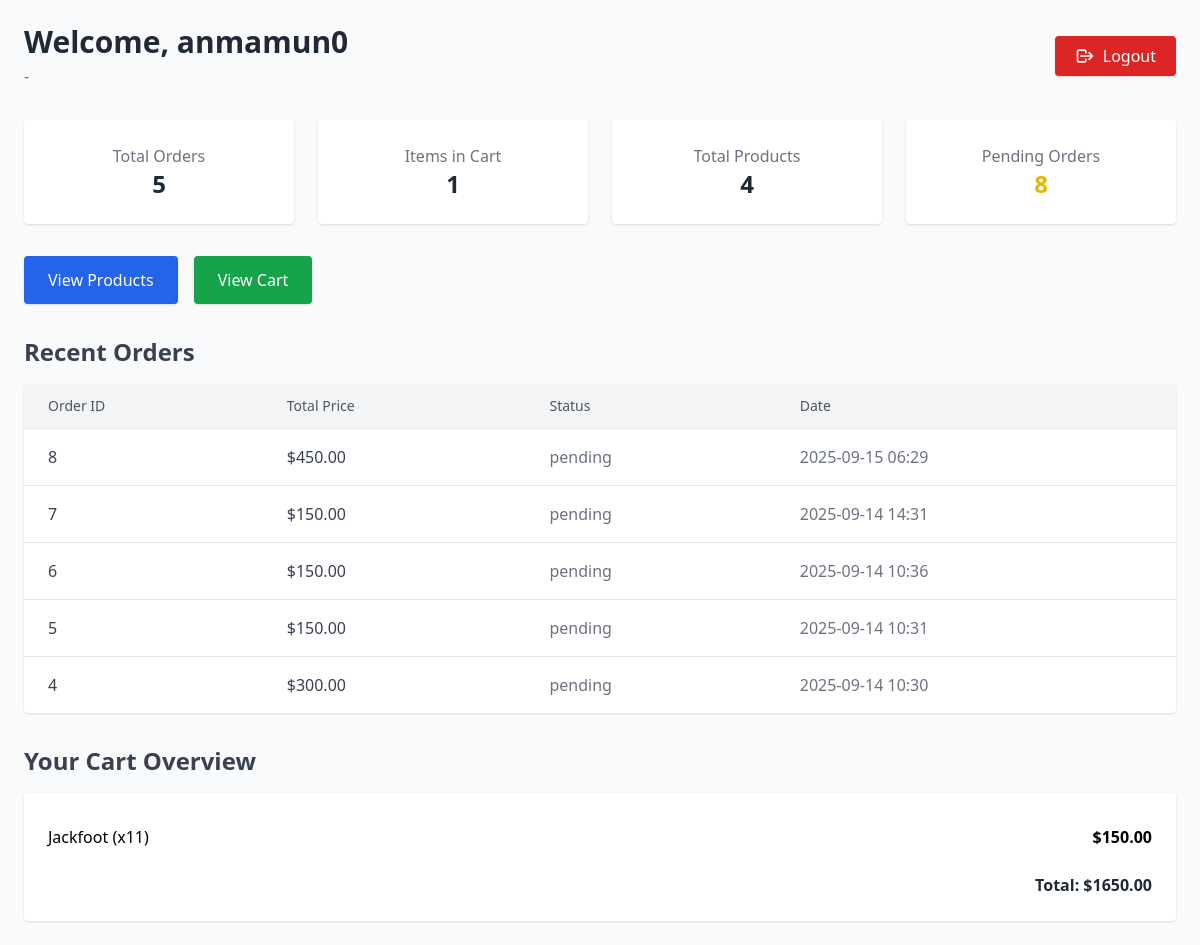
The page /user/dashboard/ (signed in) on the database its author committed.
### products/models.py (models this page shows, shortened)
class Cart(models.Model):
    user = models.OneToOneField(User, on_delete=models.CASCADE, related_name="cart")
    created_at = models.DateTimeField(auto_now_add=True)
    @property
    def total_price(self):
        return sum(item.product.price * item.quantity for item in self.items.all())

class Order(models.Model):
    user = models.ForeignKey(User, on_delete=models.CASCADE, related_name="orders")
    cart = models.ForeignKey(Cart, on_delete=models.CASCADE)
    total_price = models.DecimalField(max_digits=10, decimal_places=2, default=0)
    status = models.CharField(max_length=20, choices=ORDER_STATUS, default="pending")
    created_at = models.DateTimeField(auto_now_add=True)

class CartItem(models.Model):
    cart = models.ForeignKey(Cart, on_delete=models.CASCADE, related_name="items")
    product = models.ForeignKey(Product, on_delete=models.CASCADE)
    quantity = models.PositiveIntegerField(default=1)
    description = models.TextField(blank=True, null=True)

class Product(models.Model):
    user = models.ForeignKey(User, on_delete=models.CASCADE, related_name="products",null=True,blank=True)
    name = models.CharField(max_length=30)
    description = models.TextField(blank=True, null=True)
    price = models.DecimalField(max_digits=10, decimal_places=2, default=0.0)
    stock = models.PositiveIntegerField(default=0)
    category = models.ForeignKey(Category, on_delete=models.SET_NULL, related_name="products",null=True,blank=True)
    created_at = models.DateTimeField(auto_now_add=True)
    updated_at = models.DateTimeField(auto_now=True)
    class Meta:
        permissions = [
            ("can_publish", "Can publish posts"),
        ]

### accounts/views.py (the view)
# urls.py: path("dashboard/", DashboardView.as_view(), name="dashboard"),
class DashboardView(LoginRequiredMixin, TemplateView):
    template_name = "dashboard.html"
    def get_context_data(self, **kwargs):
        context = super().get_context_data(**kwargs)
        context["products"] = Product.objects.all()[:10]
        context["orders"] = Order.objects.filter(user=self.request.user).order_by("-created_at")[:5]
        cart, _ = Cart.objects.get_or_create(user=self.request.user)
        context["cart"] = cart
        context["pending_orders"] = Order.objects.filter(user=self.request.user, status="pending")
        context["total_products"] = Product.objects.count()
        return context

### accounts/templates/dashboard.html (shortened to what this page needs)
<!DOCTYPE html>
<html lang="en">
<head>
    <script src="https://cdn.tailwindcss.com"></script>
</head>
<body class="bg-gray-50 min-h-screen">
    <div class="max-w-7xl mx-auto p-6">
        <div class="flex justify-between items-center mb-8">
            <div>
                <h2 class="text-3xl font-bold text-gray-800">Welcome, {{ user.username }}</h2>
                <p class="text-gray-500 mt-1">- {{ user.groups.all|join:", " }}</p>
            </div>
            <form method="post" action="{% url 'logout' %}" class="inline">
                <button type="submit"
                    class="flex items-center gap-2 bg-red-600 text-white px-5 py-2 rounded hover:bg-red-700 shadow">
                    <svg xmlns="http://www.w3.org/2000/svg" class="h-5 w-5" fill="none" viewBox="0 0 24 24"
                        stroke="currentColor">
                        <path stroke-linecap="round" stroke-linejoin="round" stroke-width="2"
                            d="M17 16l4-4m0 0l-4-4m4 4H7m6 4v1a2 2 0 01-2 2H5a2 2 0 01-2-2V7a2 2 0 012-2h6a2 2 0 012 2v1" />
                    </svg>
                    Logout
                </button>
            </form>
        </div>
        <div class="grid grid-cols-1 sm:grid-cols-2 lg:grid-cols-4 gap-6 mb-8">
            <div class="bg-white p-6 rounded shadow text-center">
                <p class="text-gray-500">Total Orders</p>
                <p class="text-2xl font-bold text-gray-800">{{ orders|length }}</p>
            </div>
            <div class="bg-white p-6 rounded shadow text-center">
                <p class="text-gray-500">Items in Cart</p>
                <p class="text-2xl font-bold text-gray-800">{{ cart.items.count }}</p>
            </div>
            <div class="bg-white p-6 rounded shadow text-center">
                <p class="text-gray-500">Total Products</p>
                <p class="text-2xl font-bold text-gray-800">{{ products.count }}</p>
            </div>
            <div class="bg-white p-6 rounded shadow text-center">
                <p class="text-gray-500">Pending Orders</p>
                <p class="text-2xl font-bold text-yellow-500">{{ pending_orders.count }}</p>
            </div>
        </div>
        <div class="flex flex-wrap gap-4 mb-8">
            <a href="{% url 'product_list' %}"
                class="bg-blue-600 text-white px-6 py-3 rounded hover:bg-blue-700 shadow">View Products</a>
            <a href="{% url 'view_cart' %}"
                class="bg-green-600 text-white px-6 py-3 rounded hover:bg-green-700 shadow">View Cart</a>
        </div>
        <h3 class="text-2xl font-semibold text-gray-700 mb-4">Recent Orders</h3>
        <div class="overflow-x-auto bg-white shadow rounded mb-8">
            {% if orders %}
            <table class="min-w-full divide-y divide-gray-200">
                <thead class="bg-gray-100">
                    <tr>
                        <th class="px-6 py-3 text-left text-sm font-medium text-gray-600">Order ID</th>
                        <th class="px-6 py-3 text-left text-sm font-medium text-gray-600">Total Price</th>
                        <th class="px-6 py-3 text-left text-sm font-medium text-gray-600">Status</th>
                        <th class="px-6 py-3 text-left text-sm font-medium text-gray-600">Date</th>
                    </tr>
                </thead>
                <tbody class="divide-y divide-gray-200">
                    {% for order in orders %}
                    <tr class="hover:bg-gray-50">
                        <td class="px-6 py-4 text-gray-700">{{ order.id }}</td>
                        <td class="px-6 py-4 text-gray-700">${{ order.total_price }}</td>
                        <td class="px-6 py-4 text-gray-500">{{ order.status }}</td>
                        <td class="px-6 py-4 text-gray-500">{{ order.created_at|date:"Y-m-d H:i" }}</td>
                    </tr>
                    {% endfor %}
                </tbody>
            </table>
            {% else %}
            <p class="text-gray-500 px-4 py-2">No orders yet.</p>
            {% endif %}
        </div>
        <h3 class="text-2xl font-semibold text-gray-700 mb-4"><a href="{% url 'view_cart' %}">Your Cart Overview</a>
        </h3>
        <div class="bg-white shadow rounded p-6">
            {% if cart.items.exists %}
            <ul class="divide-y divide-gray-200">
                {% for item in cart.items.all %}
                <li class="flex justify-between py-2">
                    <span>{{ item.product.name }} (x{{ item.quantity }})</span>
                    <span class="font-semibold">${{ item.product.price|floatformat:2 }}</span>
                </li>
                {% endfor %}
            </ul>
            <div class="mt-4 text-right font-bold text-gray-800">
                Total: ${{ cart.total_price|floatformat:2 }}
            </div>
            {% else %}
            <p class="text-gray-500">Your cart is empty.</p>
            {% endif %}
        </div>
    </div>
</body>
</html>

### rows shown on the page
Cart: items.count "1", total_price "1650.00"
Order: id "8", total_price "450.00", status "pending", created_at "2025-09-15 06:29"
Order: id "7", total_price "150.00", status "pending", created_at "2025-09-14 14:31"
Order: id "6", total_price "150.00", status "pending", created_at "2025-09-14 10:36"
Order: id "5", total_price "150.00", status "pending", created_at "2025-09-14 10:31"
Order: id "4", total_price "300.00", status "pending", created_at "2025-09-14 10:30"
CartItem: product.name "Jackfoot", quantity "11", product.price "150.00"

### other values the page prints
{{ user.username }} "anmamun0"
{{ orders|length }} "5"
{{ products.count }} "4"
{{ pending_orders.count }} "8"
